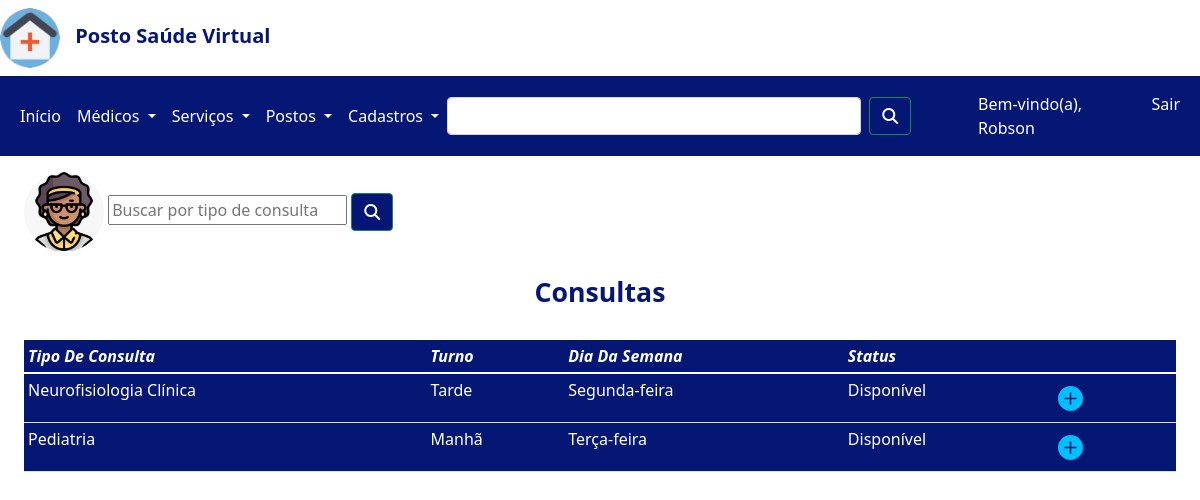
/cadastros/listar/tipoConsulta/ (signed in), run on the app's committed database.
### cadastros/models.py (models this page shows, shortened)
class AgendarConsulta(models.Model):
    tipo_Da_Consulta = models.CharField(max_length=256, unique=True)
    turno = models.CharField(max_length=5)
    dia_Da_Semana = models.CharField(max_length=13)
    status = models.BooleanField(default=True)

### cadastros/views.py (the view)
# urls.py: path('listar/tipoConsulta/', login_required(AgendarConsultarListView.as_view()), name='listar-tipo-consulta'),
class AgendarConsultarListView(ListView):
    model = AgendarConsulta
    template_name = 'cadastros/listas/tipoConsulta.html'

### cadastros/templates/cadastros/listas/tipoConsulta.html (shortened to what this page needs)
{% extends 'base.html' %}
{% load static %}
{% block conteudo %}
<link rel="stylesheet" href="{% static 'css/tipoConsulta.css' %}">
<div class="tabela">
<form action="" method="get" class="form-busca">
  <img class="atendente-img" src="{% static 'img/atendente.png' %}">
  <input type="text" name="tipo_Da_Consulta" placeholder="Buscar por tipo de consulta" id="busca">
  <button id="botao-pesquisa" class="btn btn-outline-success" type="submit"><i class="fa-solid fa-magnifying-glass"></i></button>
</form>
<div class="table-responsive">
    <br>
    <h1> <center><b>Consultas</b></center></h1>
    <br>
    <table class="table table-blue table-sm">
        <thead>
            <tr>
                <th><i>Tipo De Consulta</i></th>
                <th><i>Turno</i></th>
                <th><i>Dia Da Semana</i></th>
                <th><i>Status</i></th>
                <th></th>
            </tr>
        </thead>
        <tbody>
            {% for agendamento in object_list %}
            <tr>
                <td>{{ agendamento.tipo_Da_Consulta }}</td>
                <td>{{ agendamento.turno }}</td>
                <td>{{ agendamento.dia_Da_Semana }}</td>
                <td>
                    {% if agendamento.status %}
                        Disponível
                    {% else %}
                        Não Disponível
                    {% endif %}
                </td>
                <td>
                    <button type="button" class="btn btn" data-bs-toggle="modal" data-bs-target="#exampleModal">
                      <svg xmlns="http://www.w3.org/2000/svg" width="25" height="25" fill="currentColor" color="#00BFFF" class="bi bi-plus-circle-fill" viewBox="0 0 16 16">
                        <path d="M16 8A8 8 0 1 1 0 8a8 8 0 0 1 16 0zM8.5 4.5a.5.5 0 0 0-1 0v3h-3a.5.5 0 0 0 0 1h3v3a.5.5 0 0 0 1 0v-3h3a.5.5 0 0 0 0-1h-3v-3z"/>
                      </svg>
                    </button>
            </tr>
            {% endfor %}
        </tbody>
    </table>
</div>
</div>
{% endblock %}

### templates/base.html (shortened to what this page needs)
{% load static %}
<!DOCTYPE html>
<html lang="pt-br">
<head>
    <link href="https://cdn.jsdelivr.net/npm/bootstrap@5.1.3/dist/css/bootstrap.min.css" rel="stylesheet">
    <link rel="stylesheet" href="https://cdn.jsdelivr.net/npm/bootstrap-icons@1.8.1/font/bootstrap-icons.css">
    <link rel="stylesheet" href="{% static 'css/base.css' %}">
</head>
<body>
  {% block menu %}
  <div class="cabecalho-logo">
    <header class="cabecalho">
      <img class="logo" src="{% static 'img/my-logo.png' %}">
      <span><strong>Posto Saúde Virtual</strong></span>
    </header>
  </div>
  <div class="menu">
    <nav class="navbar navbar-expand-lg">
      <div class="container-fluid">
        <div class="collapse navbar-collapse" id="navbarSupportedContent">
          <ul class="navbar-nav me-auto mb-2 mb-lg-0">
            <li class="nav-item">
              <a class="nav-link activate" aria-current="page" href="{% url 'pages:home' %}" id="first-menu">Início</a>
            </li>
            <li class="nav-item dropdown">
              <a class="nav-link dropdown-toggle" href="#" id="navbarDropdown" role="button" data-bs-toggle="dropdown" aria-expanded="false">
                Médicos
              </a>
            </li>
            <li class="nav-item dropdown">
              <a class="nav-link dropdown-toggle" href="#" id="navbarDropdown" role="button" data-bs-toggle="dropdown" aria-expanded="false">
                Serviços
              </a>
            </li>
            <li class="nav-item dropdown">
              <a class="nav-link dropdown-toggle" href="#" id="navbarDropdown" role="button" data-bs-toggle="dropdown" aria-expanded="false">
                Postos
              </a>
            </li>
            {% if user.is_authenticated %}
            <li class="nav-item dropdown">
              <a class="nav-link dropdown-toggle" href="#" id="navbarDropdown" role="button" data-bs-toggle="dropdown" aria-expanded="false">
                Cadastros
              </a>
            </li>
            {% endif %}
          </ul>
          <form class="d-flex">
            <input class="form-control me-2" type="search" aria-label="Search">
            <button class="btn btn-outline-success" type="submit"><i class="fa-solid fa-magnifying-glass"></i></button>
          </form>
          <ul class="navbar-nav me-auto mb-2 mb-lg-0">
            {% if user.is_authenticated %}
            <li class="nav-item">
              <a class="nav-link disabled" href="#" id="first-menu">Bem-vindo(a), {{ user.get_username }}</a>
            </li>
            <li class="nav-item">
              <a class="nav-link" href="{% url 'account_logout' %}" id="first-menu">Sair</a>
            </li>
            {% endif %}
          </ul>
        </div>
      </div>
    </nav>
  </div>
  {% endblock %}
  {% block conteudo %}
  {% endblock %}
</body>
</html>

### static/css/base.css (style rules this page uses)
.cabecalho { width: 23vw; color: #051775; font-size: 15pt; }
.logo { width: 5vw; border-radius: 100%; }
strong { margin-left: 0.5em; }
.cabecalho-logo { margin-top: 0.5em; }
.menu { margin-top: 0.5em; }
.navbar { background-color: #051775; }
#first-menu { color: #ffffff; }
#navbarDropdown { color: #ffffff; }
.d-flex { width: 40vw; margin-right: 5%; }
.btn { background: none; color: #ffffff; }

### static/css/tipoConsulta.css (style rules this page uses)
.atendente-img { height: 10vh; border-radius: 100%; }
.form-busca { margin-top: 1em; }
#botao-pesquisa { background-color: #051775; }
a { text-decoration: none; color: #ffffff; }
table { background-color: #051775; }
thead { color:white; }
tbody { color: white; }
h1 { color: #051775; font-size: 20pt; }
.fa-solid { color:white; }
.tabela { margin-left: 2%; margin-right: 2%; }

### data on the page
AgendarConsulta: tipo_Da_Consulta "Neurofisiologia Clínica", turno "Tarde", dia_Da_Semana "Segunda-feira", status "Disponível"
AgendarConsulta: tipo_Da_Consulta "Pediatria", turno "Manhã", dia_Da_Semana "Terça-feira", status "Disponível"

### other printed values
{{ user.get_username }} "Robson"
